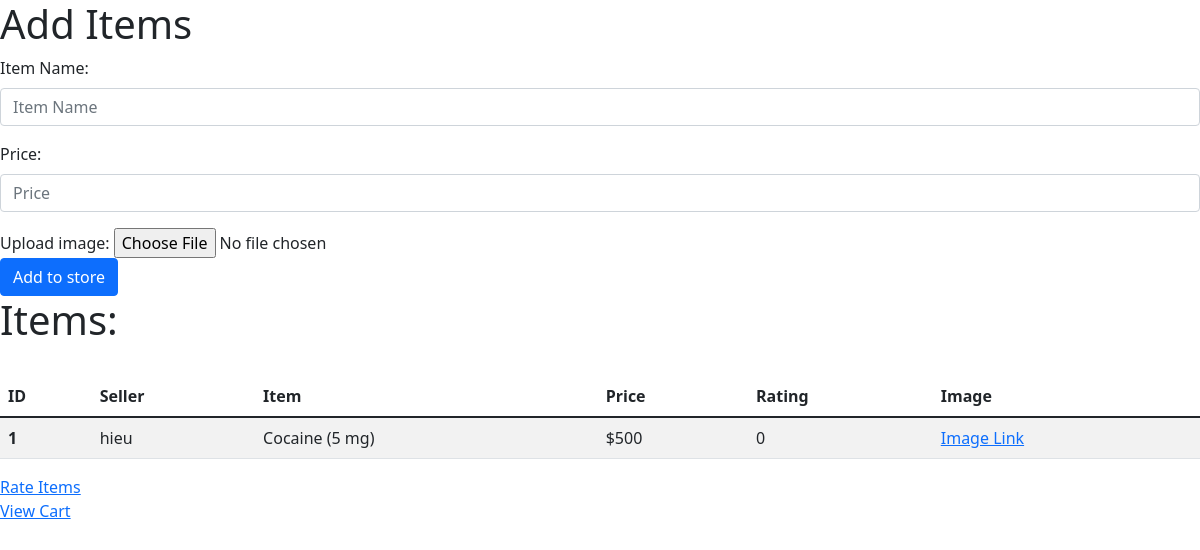
/items, run on an earlier commit of the app's database.
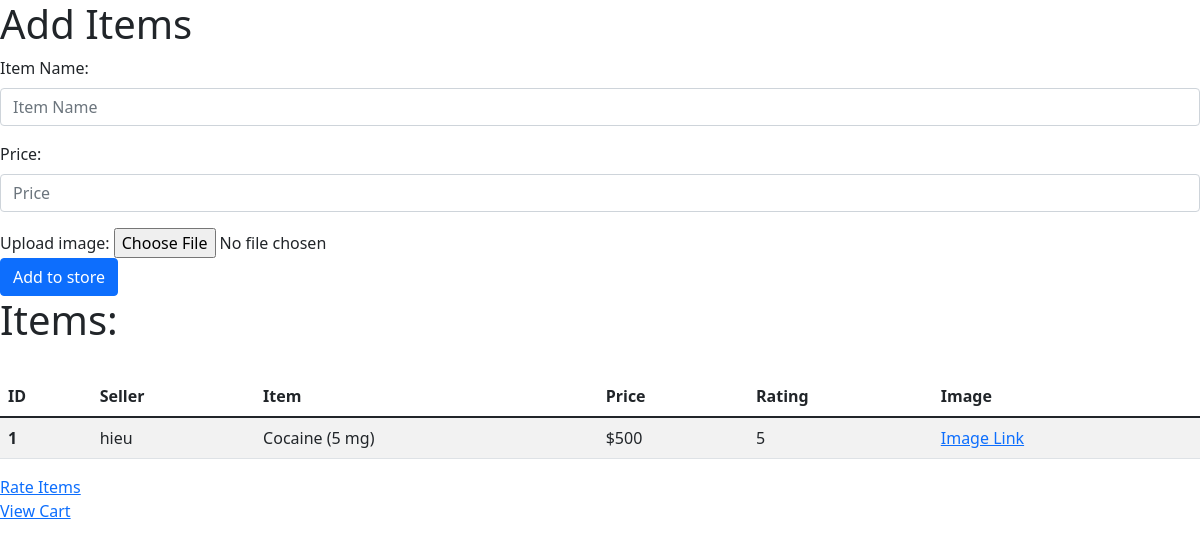
And on a later commit of the database.
### app/models.py (models this page shows, shortened)
class Item(db.Model):
    id = db.Column(db.Integer, primary_key=True)
    itemname = db.Column(db.String(256))
    seller = db.Column(db.String(64), db.ForeignKey('user.username'))
    price = db.Column(db.Integer)
    rating = db.Column(db.Integer)
    numberofratings = db.Column(db.Integer)
    sumofratings = db.Column(db.Integer)
    img = db.Column(db.Text, unique=True, nullable=False)
    name = db.Column(db.Text, nullable=False)
    mimetype = db.Column(db.Text, nullable=False)

### app/routes.py (the view, shortened to what this page needs)
@myapp_obj.route('/items', methods=['GET', 'POST'])
def addItem():
    return render_template('itemspage.html', items=Item.query.all())

### app/templates/itemspage.html (shortened to what this page needs)
<!doctype html>
<html lang="en">
  <head>
    <link href="https://cdn.jsdelivr.net/npm/bootstrap@5.1.3/dist/css/bootstrap.min.css" rel="stylesheet">
  </head>
  <body>
<h1>Add Items</h1>
<form action="#" enctype="multipart/form-data" method="post">
    <div class="mb-3">
        <label class="form-label">Item Name:</label>
        <input type="text" class="form-control" placeholder="Item Name" name="item">
    </div>
    <div class="mb-3">
        <label class="form-label">Price:</label>
        <input type="number" class="form-control" placeholder="Price" name="price">
    </div>
    <div class="form-group">
    <label class"form-label">Upload image:</label>
    <input type="file" class="form-control-file" name="pic">
    </div>
    <input type="submit" class="btn btn-primary" name="add_to_store" value="Add to store">
</form>
<h1>Items:</h1>
  <br>
  <table class="table table-striped">
  <thead>
    <tr>
      <th scope="col">ID</th>
      <th scope="col">Seller</th>
      <th scope="col">Item</th>
      <th scope="col">Price</th>
      <th scope="col">Rating</th>
      <th scope="col">Image</th>
    </tr>
  </thead>
  <tbody>
	  {% for item in items %}
    <tr>
      <th scope="row">{{ item.id }}</th>
      <td>{{ item.seller }}</td>
      <td>{{ item.itemname}}</td>
      <td>${{ item.price }}</td>
      <td>{{ item.rating }}</td>
      <td><a href="{{url_for('viewImage', id=item.id)}}">Image Link</a>
    </tr>
    {% endfor %}
  </tbody>
</table>
<a href="{{url_for('rateItem')}}">Rate Items</a>
<br>
<a href="{{url_for('cart')}}">View Cart</a>
  </body>
</html>

What changed in the data, as far as the page shows it:
changed Item "hieu": rating "0" → "5"
